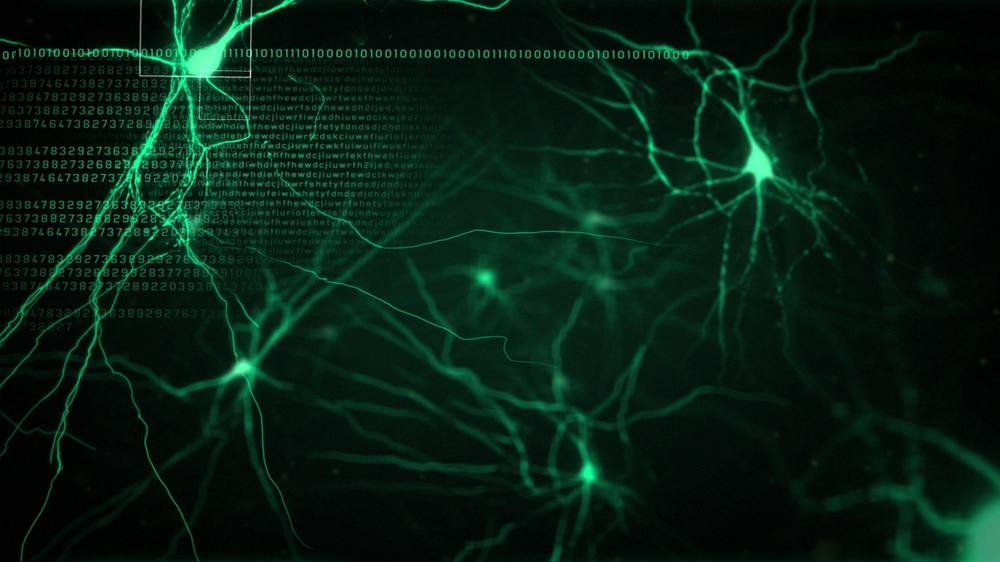
//> input picture work/opencv/hrqr/HK.jpg, 1000 x 562 px, shrunk from 1920 x 1080 before the run
$ ./match HK.jpg show.png   (built with g++ and OpenCV 4)
//> lines starting //> are read from the running program, lines starting //| are printed output that depends on the picture; after the words box and inside, x2 and y2 are one past the last pixel; in counts of white or black regions, pixels touching at a corner belong together
#include "opencv2/imgcodecs.hpp"
#include "opencv2/highgui/highgui.hpp"
#include "opencv2/imgproc/imgproc.hpp"
#include <iostream>
#include <stdio.h>

using namespace std;
using namespace cv;

Mat img; Mat templ; Mat result;
const char* image_window = "Source Image";
const char* result_window = "Result window";
int match_method;
int max_Trackbar = 5;

void MatchingMethod( int, void* );

int main( int, char** argv )
{
    img = imread( argv[1], 1 );
//> img is the input picture: 562 rows x 1000 cols, CV_8UC3; mean B, G, R 20, 31.4, 6.2
    templ = imread( argv[2], 1 );
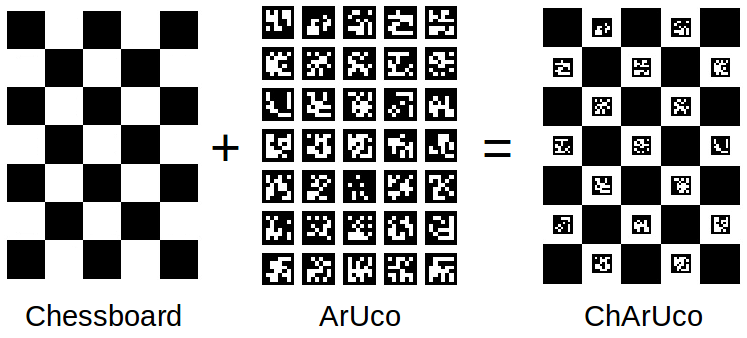
//> input picture work/opencv/hrqr/show.png, 747 x 338 px
//> templ is the input picture: 338 rows x 747 cols, CV_8UC3; mean B, G, R 165.6, 165.6, 165.6
    namedWindow( image_window, WINDOW_AUTOSIZE );
    namedWindow( result_window, WINDOW_AUTOSIZE );
    const char* trackbar_label = "Method: \n 0: SQDIFF \n 1: SQDIFF NORMED \n 2: TM CCORR \n 3: TM CCORR NORMED \n 4: TM COEFF \n 5: TM COEFF NORMED";

    createTrackbar( trackbar_label, image_window, &match_method, max_Trackbar, MatchingMethod );
    MatchingMethod( 0, 0 );

    waitKey(0);
    return 0;
}

void MatchingMethod( int, void* )
{

    Mat img_display;
    img.copyTo( img_display );
    int result_cols =  img.cols - templ.cols + 1;
//> result_cols = 254
    int result_rows = img.rows - templ.rows + 1;
//> result_rows = 225

    result.create( result_rows, result_cols, CV_32FC1 );
    matchTemplate( img, templ, result, match_method );
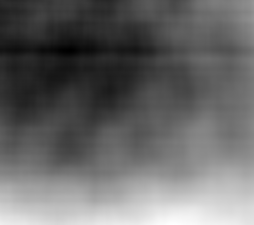
//> result: 225 rows x 254 cols, CV_32FC1; min 2.62e+10, max 2.81e+10, mean 2.7e+10; drawn with min black and max white
    normalize( result, result, 0, 1, NORM_MINMAX, -1, Mat() );

    double minVal; double maxVal; Point minLoc; Point maxLoc;
    Point matchLoc;

    minMaxLoc( result, &minVal, &maxVal, &minLoc, &maxLoc, Mat() );
//> minVal = 0; maxVal = 1; minLoc = Point(70, 50); maxLoc = Point(173, 224)

    if( match_method  == TM_SQDIFF || match_method == TM_SQDIFF_NORMED )
    {
        matchLoc = minLoc;
//> matchLoc = Point(70, 50)
    }
    else
    {
        matchLoc = maxLoc;
    }

    rectangle( img_display, matchLoc, Point( matchLoc.x + templ.cols , matchLoc.y + templ.rows ), Scalar::all(0), 2, 8, 0 );
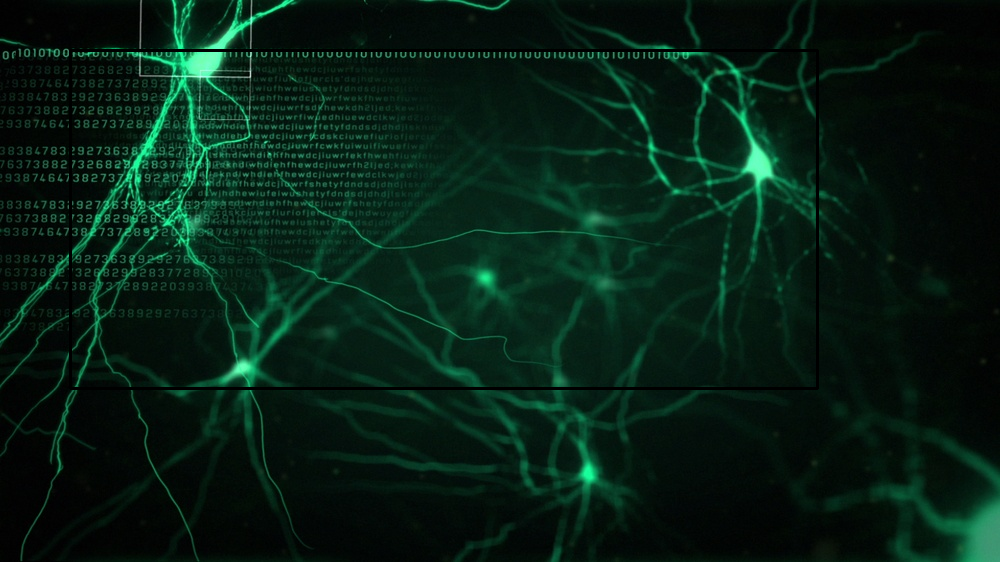
//> img_display: 562 rows x 1000 cols, CV_8UC3; 1.16% of pixels changed, all inside (x1, y1, x2, y2) = (69, 49, 819, 390)
    rectangle( result, matchLoc, Point( matchLoc.x + templ.cols , matchLoc.y + templ.rows ), Scalar::all(0), 2, 8, 0 );
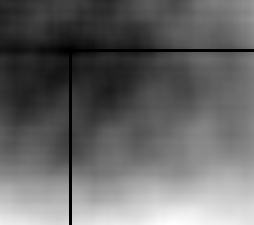
//> result: 225 rows x 254 cols, CV_32FC1; min 0, max 1, mean 0.402

    imshow( image_window, img_display );
    imshow( result_window, result );
    return;
}
